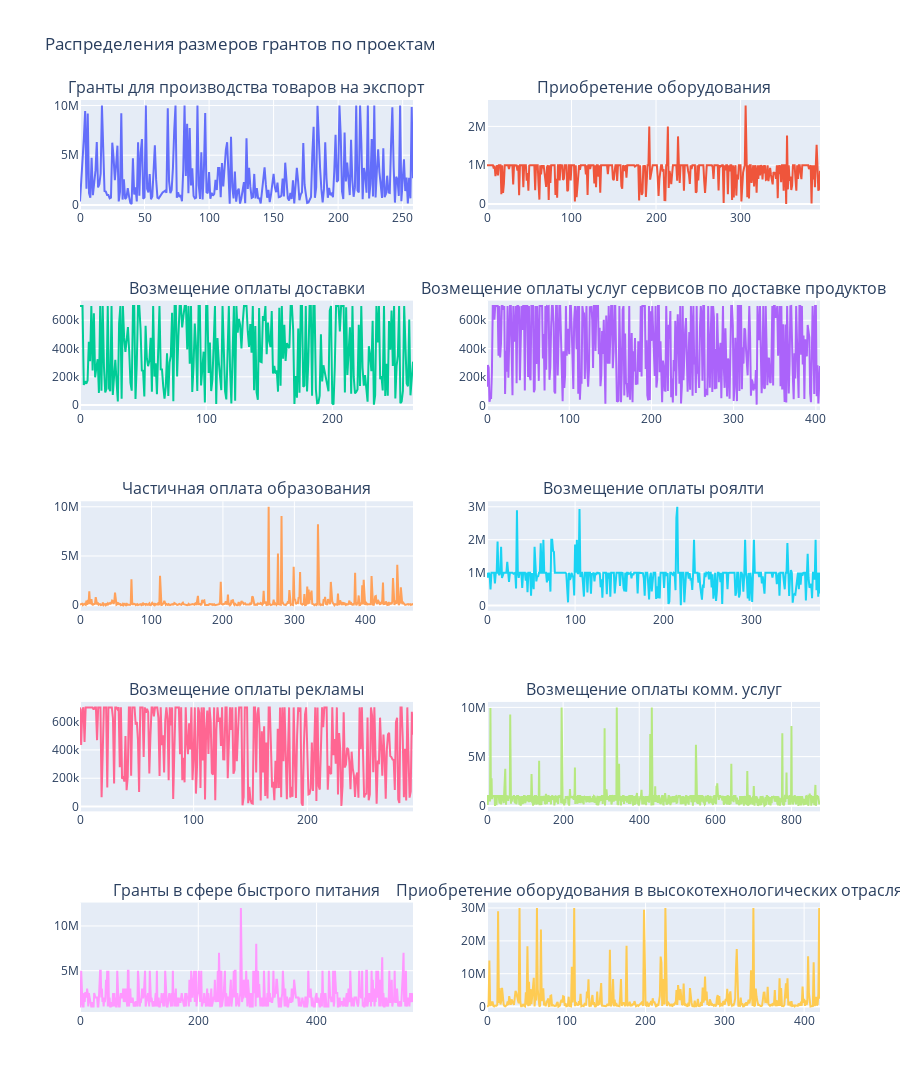

Notebook cell for this chart:
### Code cell
fig = make_subplots(rows=5,
                    cols=2,
                    shared_yaxes=False,
                    subplot_titles=projects)

row=1
col=1

for project in projects:
    fig.add_trace(go.Scatter(y=df_to_test[df_to_test['project_name'] == project]['amount'], name=project), row, col)

    if col % 2 == 0:
        row+=1
        col=0

    col+=1

fig.update_layout(title='Распределения размеров грантов по проектам',
                  height=1500,
                  coloraxis=dict(colorscale='Bluered_r'),
                  showlegend=False)
fig.show()

display(Image(filename='img/grants_distribution_by_project.png', width=800))

### Figure 1 — Plotly figure (JSON) as saved in the notebook; plotly's stock layout.template omitted (floating-point values rounded to 4 significant figures; data arrays with more than 128 entries replaced by an {"elided": "..."} marker saying what was removed)
{"data": [{"name": "Гранты для производства товаров на экспорт", "type": "scatter", "xaxis": "x", "y": {"elided": "259 float values"}, "yaxis": "y"}, {"name": "Приобретение оборудования", "type": "scatter", "xaxis": "x2", "y": {"elided": "395 float values"}, "yaxis": "y2"}, {"name": "Возмещение оплаты доставки", "type": "scatter", "xaxis": "x3", "y": {"elided": "265 float values"}, "yaxis": "y3"}, {"name": "Возмещение оплаты услуг сервисов по доставке продуктов", "type": "scatter", "xaxis": "x4", "y": {"elided": "406 float values"}, "yaxis": "y4"}, {"name": "Частичная оплата образования", "type": "scatter", "xaxis": "x5", "y": {"elided": "467 float values"}, "yaxis": "y5"}, {"name": "Возмещение оплаты роялти", "type": "scatter", "xaxis": "x6", "y": {"elided": "379 float values"}, "yaxis": "y6"}, {"name": "Возмещение оплаты рекламы", "type": "scatter", "xaxis": "x7", "y": {"elided": "294 float values"}, "yaxis": "y7"}, {"name": "Возмещение оплаты комм. услуг", "type": "scatter", "xaxis": "x8", "y": {"elided": "876 float values"}, "yaxis": "y8"}, {"name": "Гранты в сфере быстрого питания", "type": "scatter", "xaxis": "x9", "y": {"elided": "564 int values"}, "yaxis": "y9"}, {"name": "Приобретение оборудования в высокотехнологических отраслях", "type": "scatter", "xaxis": "x10", "y": {"elided": "421 float values"}, "yaxis": "y10"}], "layout": {"annotations": [{"font": {"size": 16}, "showarrow": false, "text": "Гранты для производства товаров на экспорт", "x": 0.225, "xanchor": "center", "xref": "paper", "y": 1, "yanchor": "bottom", "yref": "paper"}, {"font": {"size": 16}, "showarrow": false, "text": "Приобретение оборудования", "x": 0.775, "xanchor": "center", "xref": "paper", "y": 1, "yanchor": "bottom", "yref": "paper"}, {"font": {"size": 16}, "showarrow": false, "text": "Возмещение оплаты доставки", "x": 0.225, "xanchor": "center", "xref": "paper", "y": 0.78, "yanchor": "bottom", "yref": "paper"}, {"font": {"size": 16}, "showarrow": false, "text": "Возмещение оплаты услуг сервисов по доставке продуктов", "x": 0.775, "xanchor": "center", "xref": "paper", "y": 0.78, "yanchor": "bottom", "yref": "paper"}, {"font": {"size": 16}, "showarrow": false, "text": "Частичная оплата образования", "x": 0.225, "xanchor": "center", "xref": "paper", "y": 0.56, "yanchor": "bottom", "yref": "paper"}, {"font": {"size": 16}, "showarrow": false, "text": "Возмещение оплаты роялти", "x": 0.775, "xanchor": "center", "xref": "paper", "y": 0.56, "yanchor": "bottom", "yref": "paper"}, {"font": {"size": 16}, "showarrow": false, "text": "Возмещение оплаты рекламы", "x": 0.225, "xanchor": "center", "xref": "paper", "y": 0.34, "yanchor": "bottom", "yref": "paper"}, {"font": {"size": 16}, "showarrow": false, "text": "Возмещение оплаты комм. услуг", "x": 0.775, "xanchor": "center", "xref": "paper", "y": 0.34, "yanchor": "bottom", "yref": "paper"}, {"font": {"size": 16}, "showarrow": false, "text": "Гранты в сфере быстрого питания", "x": 0.225, "xanchor": "center", "xref": "paper", "y": 0.12, "yanchor": "bottom", "yref": "paper"}, {"font": {"size": 16}, "showarrow": false, "text": "Приобретение оборудования в высокотехнологических отраслях", "x": 0.775, "xanchor": "center", "xref": "paper", "y": 0.12, "yanchor": "bottom", "yref": "paper"}], "coloraxis": {"colorscale": [[0, "rgb(255,0,0)"], [1, "rgb(0,0,255)"]]}, "height": 1500, "showlegend": false, "title": {"text": "Распределения размеров грантов по проектам"}, "xaxis": {"anchor": "y", "domain": [0, 0.45]}, "xaxis10": {"anchor": "y10", "domain": [0.55, 1]}, "xaxis2": {"anchor": "y2", "domain": [0.55, 1]}, "xaxis3": {"anchor": "y3", "domain": [0, 0.45]}, "xaxis4": {"anchor": "y4", "domain": [0.55, 1]}, "xaxis5": {"anchor": "y5", "domain": [0, 0.45]}, "xaxis6": {"anchor": "y6", "domain": [0.55, 1]}, "xaxis7": {"anchor": "y7", "domain": [0, 0.45]}, "xaxis8": {"anchor": "y8", "domain": [0.55, 1]}, "xaxis9": {"anchor": "y9", "domain": [0, 0.45]}, "yaxis": {"anchor": "x", "domain": [0.88, 1]}, "yaxis10": {"anchor": "x10", "domain": [0, 0.12]}, "yaxis2": {"anchor": "x2", "domain": [0.88, 1]}, "yaxis3": {"anchor": "x3", "domain": [0.66, 0.78]}, "yaxis4": {"anchor": "x4", "domain": [0.66, 0.78]}, "yaxis5": {"anchor": "x5", "domain": [0.44, 0.56]}, "yaxis6": {"anchor": "x6", "domain": [0.44, 0.56]}, "yaxis7": {"anchor": "x7", "domain": [0.22, 0.34]}, "yaxis8": {"anchor": "x8", "domain": [0.22, 0.34]}, "yaxis9": {"anchor": "x9", "domain": [0, 0.12]}}}
